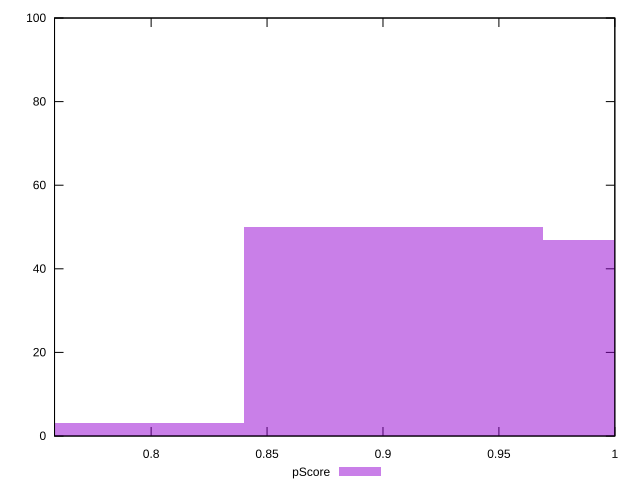

The gnuplot source for this figure:
reset

$pScore <<EOF
0.9046015057152843 50
1.0338302922460392 47
0.7753727191845294 3
EOF

set key outside below
set boxwidth 0.1292287865307549
set xrange [0.7583333333333333:1]
set yrange [0:100]
set trange [0:100]
set style fill transparent solid 0.5 noborder
set terminal svg size 640, 490 enhanced background rgb 'white'
set output "report_00018_2021-02-10T15-25-16.877Z/unused-css-rules/samples/pages/pScore/histogram.svg"

plot $pScore title "pScore" with boxes

reset
